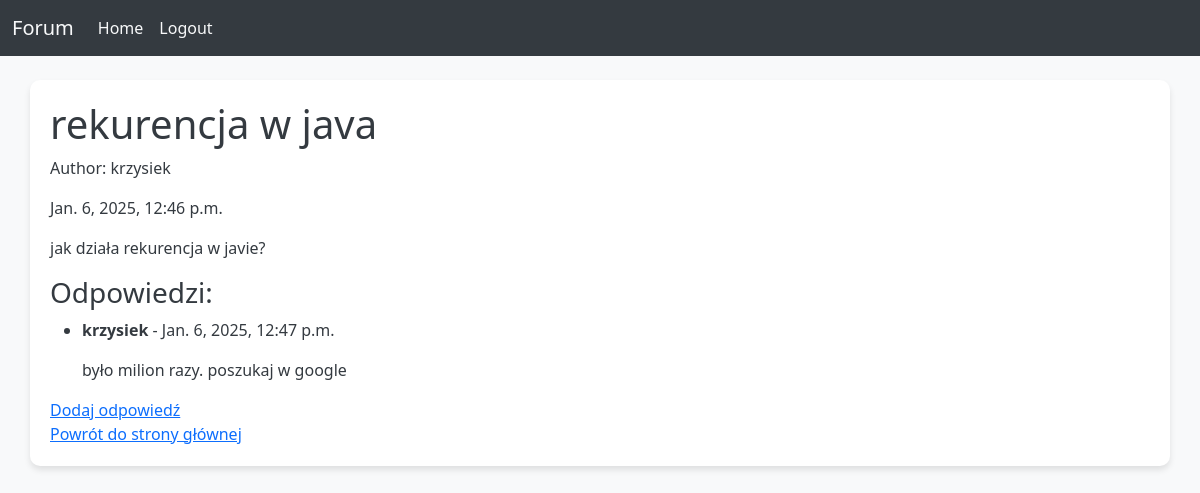
The app's page /thread/1/ (signed in) with its own data.
### forum/models.py (models this page shows, shortened)
class Thread(models.Model):
    title = models.CharField(max_length=200)
    content = models.TextField()
    category = models.ForeignKey(Category, on_delete=models.CASCADE)
    author = models.ForeignKey(User, on_delete=models.CASCADE)
    created_at = models.DateTimeField(auto_now_add=True)

class Reply(models.Model):
    thread = models.ForeignKey(Thread, on_delete=models.CASCADE, related_name='replies')
    content = models.TextField()
    author = models.ForeignKey(User, on_delete=models.CASCADE)
    created_at = models.DateTimeField(auto_now_add=True)

### forum/views.py (the view)
# urls.py: path('thread/<int:thread_id>/', views.thread_detail, name='thread_detail'),
def thread_detail(request, thread_id):
    thread = get_object_or_404(Thread, id=thread_id)
    replies = Reply.objects.filter(thread=thread).order_by('created_at')
    return render(request, 'forum/thread_detail.html', {'thread': thread, 'replies': replies})

### forum/templates/forum/thread_detail.html
{% extends 'forum/base.html' %}
{% block content %}
    <h1>{{ thread.title }}</h1>
    <p>Author: {{ thread.author.username }}</p>
    <p>{{ thread.created_at }}</p>
    <p>{{ thread.content }}</p>
    <h3>Odpowiedzi:</h3>
    {% if replies %}
        <ul>
            {% for reply in replies %}
                <li>
                    <p><strong>{{ reply.author.username }}</strong> - {{ reply.created_at }}</p>
                    <p>{{ reply.content }}</p>
                </li>
            {% endfor %}
        </ul>
    {% else %}
        <p>Brak odpowiedzi w tym wątku.</p>
    {% endif %}
    <a href="{% url 'add_reply' thread.id %}">Dodaj odpowiedź</a>
    <br>
    <a href="{% url 'home' %}">Powrót do strony głównej</a>
{% endblock %}

### forum/static/css/styles.css (style rules this page uses)
body { background-color: #f8f9fa; color: #343a40; }

### records on screen
Thread: title "rekurencja w java", author.username "krzysiek", created_at "Jan. 6, 2025, 12:46 p.m.", content "jak działa rekurencja w javie?"
Reply: author.username "krzysiek", created_at "Jan. 6, 2025, 12:47 p.m.", content "było milion razy. poszukaj w google"
